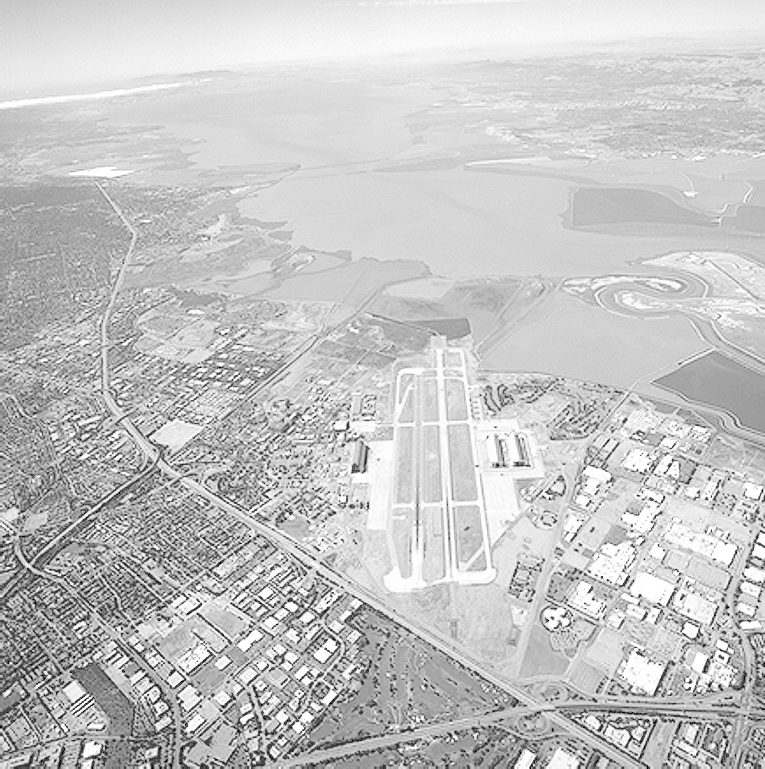
#> input picture resources/runway.png, 765 x 769 px, found by its file name
$ python 06.py
#> lines starting #> are read from the running program, lines starting #| are printed output that depends on the picture
from typing import Tuple
import cv2 as cv
import numpy as np
import matplotlib.pyplot as plt

def get_derivative_of_gaussian(kernel_size: int, sigma: float) -> Tuple[np.ndarray, np.ndarray]:
    ax = np.linspace(-(kernel_size // 2), kernel_size // 2, kernel_size)
    Y, X = np.meshgrid(ax, ax)
    standard_gaussian = np.exp(-(X**2 + Y**2) / (2 * sigma**2)) # constant factor omitted since we normalize later

    # DoG: dG/dZ = - (Z / sigma^2) * G(.)
    kernel_X = - (X / (sigma**2)) * standard_gaussian
    kernel_Y = - (Y / (sigma**2)) * standard_gaussian

    # L1 normalization (i.e., sum of absolute values)
    normalized_kernel_X = kernel_X / np.sum(np.abs(kernel_X))
    normalized_kernel_Y = kernel_Y / np.sum(np.abs(kernel_Y))
    return normalized_kernel_X, normalized_kernel_Y

def normalize_image(image: np.ndarray) -> np.ndarray:
    min_val = np.min(image)
    max_val = np.max(image)
    normalized = (image - min_val) * (255.0 / (max_val - min_val))
    return normalized.astype(np.uint8)

def main():
    kernel_5x5_X, kernel_5x5_Y = get_derivative_of_gaussian(5, 2)
    print(f"5x5 DoG Kernel (sigma=2) - X direction: \n{np.round(kernel_5x5_X, 3)}")
    print(f"5x5 DoG Kernel (sigma=2) - Y direction: \n{np.round(kernel_5x5_Y, 3)}")

    kernel_51x51_X, kernel_51x51_Y = get_derivative_of_gaussian(51, 8)
    grid = np.linspace(-25, 25, 51)
    X, Y = np.meshgrid(grid, grid)
    fig1 = plt.figure(figsize=(18, 10))

    ax1 = fig1.add_subplot(111, projection='3d')
    ax1.plot_surface(X, Y, kernel_51x51_X, cmap='coolwarm')
    ax1.set_title("Derivative of Gaussian (X)")
    ax1.set_zlabel("Amplitude")

    im = cv.imread('resources/runway.png', cv.IMREAD_GRAYSCALE)
#> im is the input picture: shape (769, 765); min 0, max 255, mean 197.1
    assert im is not None, "Image not found!"
    # set ddepth to CV_64F to avoid overflow/underflow, if set -1, it will be converted to uint8 & below 0
    # and above 255 will be truncated to 0 and 255 respectively -> so lose information
    nabla_X_manual = cv.filter2D(im, cv.CV_64F, kernel_5x5_X)
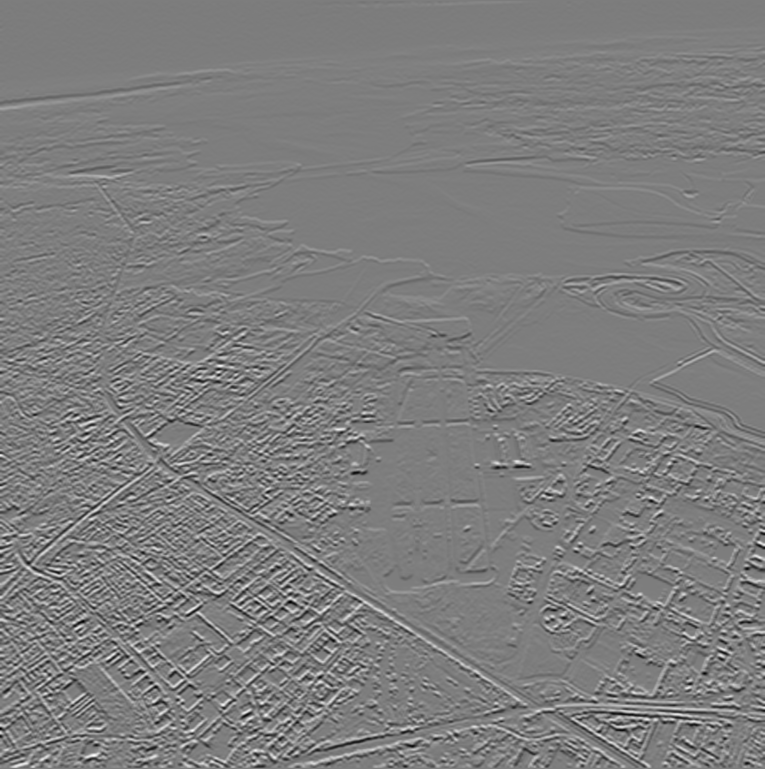
#> nabla_X_manual: shape (769, 765) float64; min -93.09, max 95.59, mean 0.1; drawn with min black and max white
    nabla_Y_manual = cv.filter2D(im, cv.CV_64F, kernel_5x5_Y)
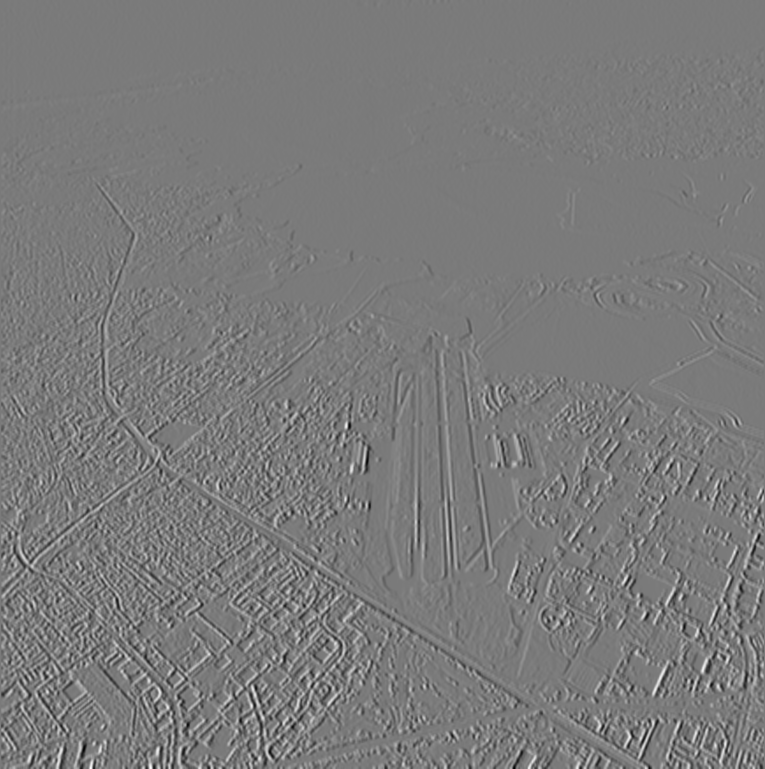
#> nabla_Y_manual: shape (769, 765) float64; min -98.83, max 106.3, mean 0; drawn with min black and max white
    mag_manual = cv.magnitude(nabla_X_manual, nabla_Y_manual)
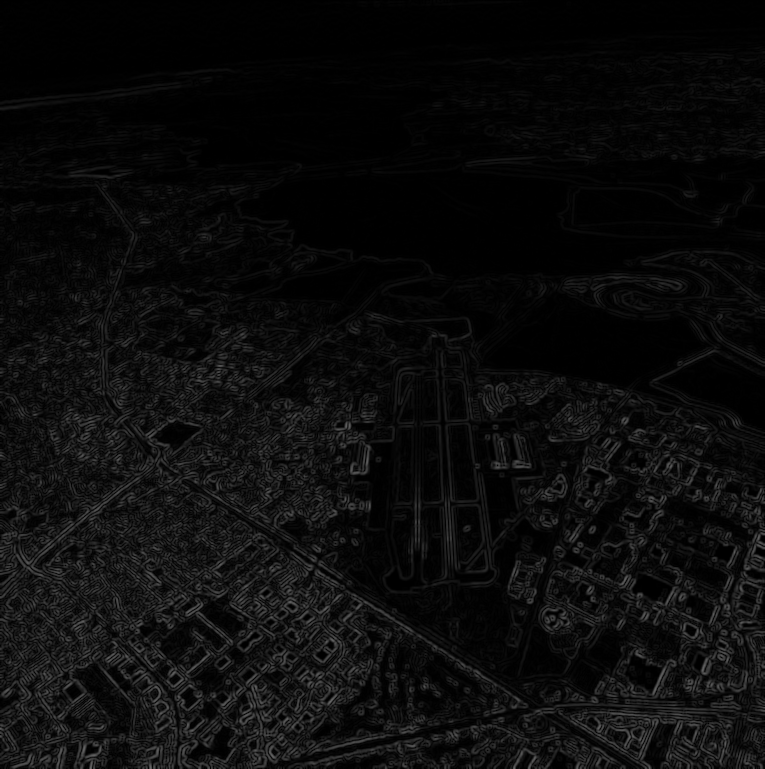
#> mag_manual: shape (769, 765) float64; min 2.34e-15, max 106.3, mean 12.1

    nabla_X_cv = cv.Sobel(im, cv.CV_64F, 0, 1, ksize=5)
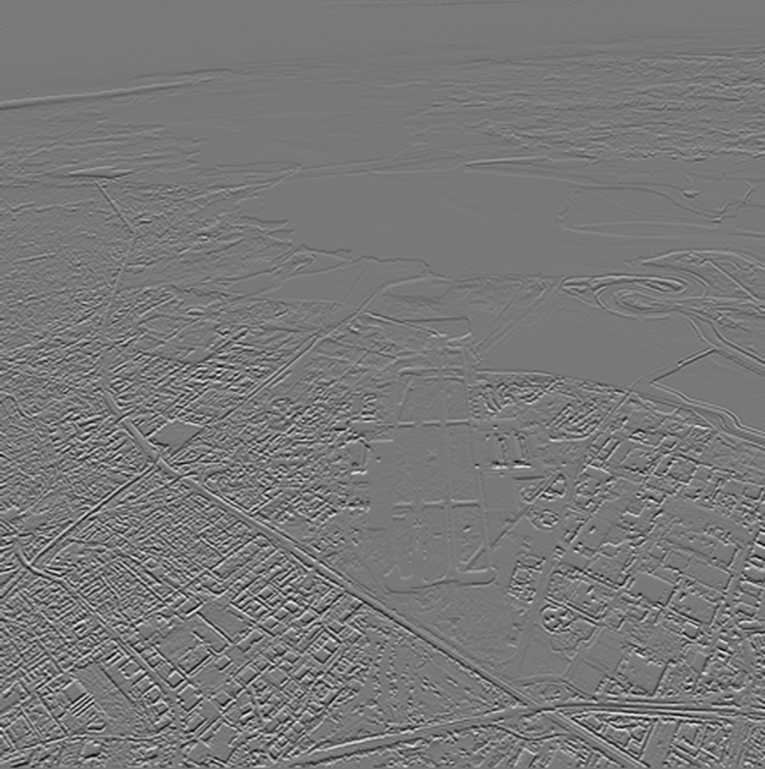
#> nabla_X_cv: shape (769, 765) float64; min -8941, max 9904, mean -11.7; drawn with min black and max white
    nabla_Y_cv = cv.Sobel(im, cv.CV_64F, 1, 0, ksize=5)
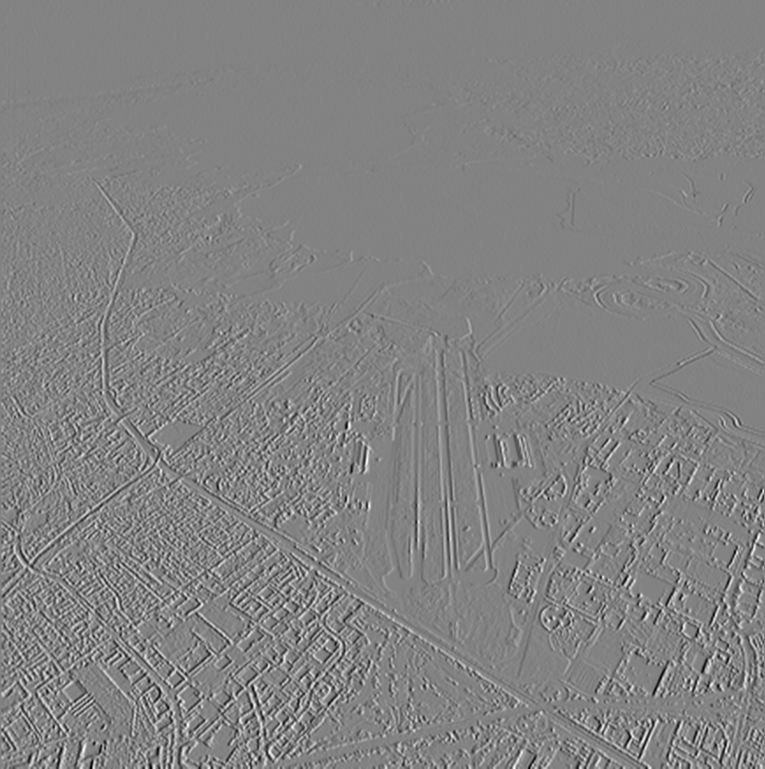
#> nabla_Y_cv: shape (769, 765) float64; min -9652, max 9177, mean 3.9; drawn with min black and max white
    mag_cv = cv.magnitude(nabla_X_cv, nabla_Y_cv)
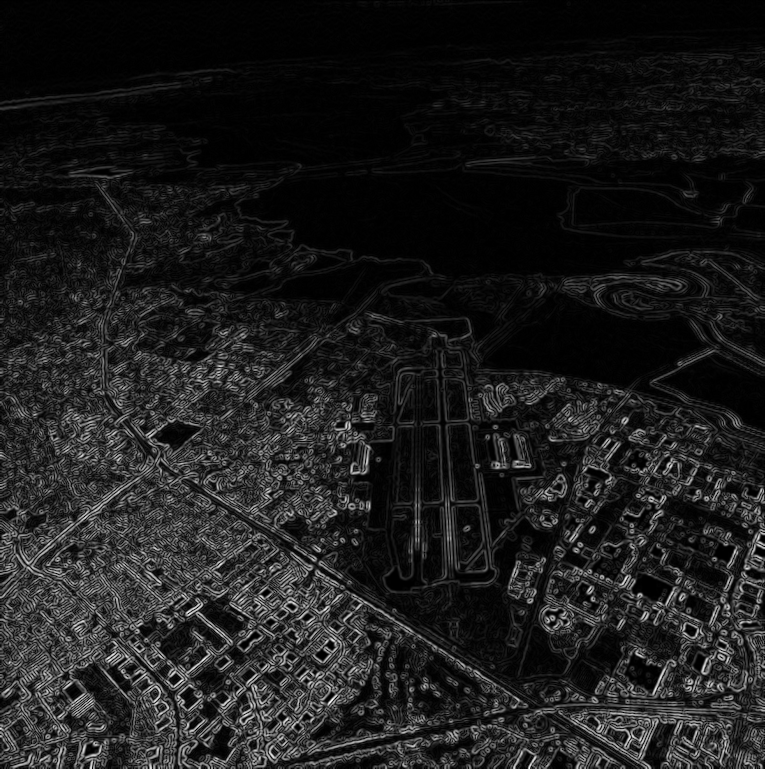
#> mag_cv: shape (769, 765) float64; min 0, max 10805.4, mean 1251.6; drawn with min black and max white

    fig2 = plt.figure(figsize=(18, 10))

    ax2 = fig2.add_subplot(2, 3, 1)
    ax2.imshow(normalize_image(nabla_X_manual), cmap='gray')
#> in normalize_image, `min_val = np.min(image)`: min_val = -93.09
#> in normalize_image, `max_val = np.max(image)`: max_val = 95.59
    ax2.set_title("Manual DoG (X-Grad)")
    ax2.axis('off')

    ax2 = fig2.add_subplot(2, 3, 2)
    ax2.imshow(normalize_image(nabla_Y_manual), cmap='gray')
    ax2.set_title("Manual DoG (Y-Grad)")
    ax2.axis('off')

    ax3 = fig2.add_subplot(2, 3, 3)
    ax3.imshow(normalize_image(mag_manual), cmap='gray')
    ax3.set_title("Manual DoG Magnitude")
    ax3.axis('off')

    ax4 = fig2.add_subplot(2, 3, 4)
    ax4.imshow(normalize_image(nabla_X_cv), cmap='gray')
    ax4.set_title("OpenCV Sobel (X-Grad)")
    ax4.axis('off')

    ax4 = fig2.add_subplot(2, 3, 5)
    ax4.imshow(normalize_image(nabla_Y_cv), cmap='gray')
    ax4.set_title("OpenCV Sobel (Y-Grad)")
    ax4.axis('off')

    ax5 = fig2.add_subplot(2, 3, 6)
    ax5.imshow(normalize_image(mag_cv), cmap='gray')
    ax5.set_title("OpenCV Sobel Magnitude")
    ax5.axis('off')

    plt.tight_layout()
    plt.show()
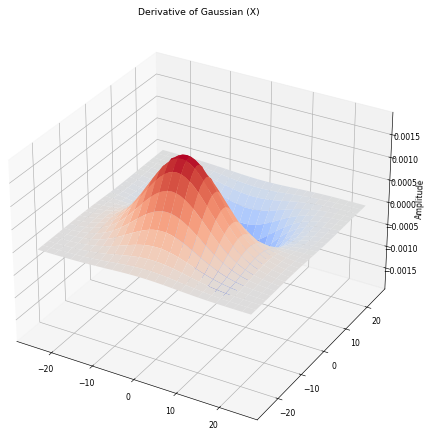
#> figure drawn by matplotlib, 1 panel
main()

$ run again, with resources/cat.png copied over resources/runway.png
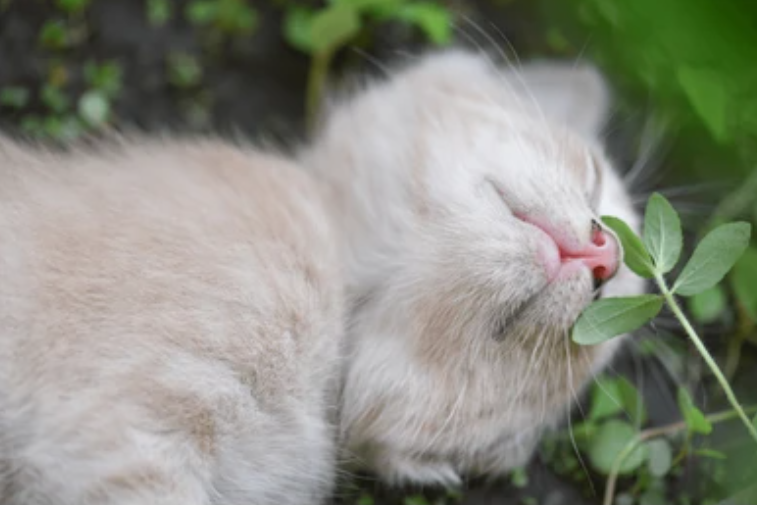
#> input picture resources/cat.png, 757 x 505 px, found by its file name
#> in main, `mag_manual = cv.magnitude(nabla_X_manual, nabla_Y_manual)`:
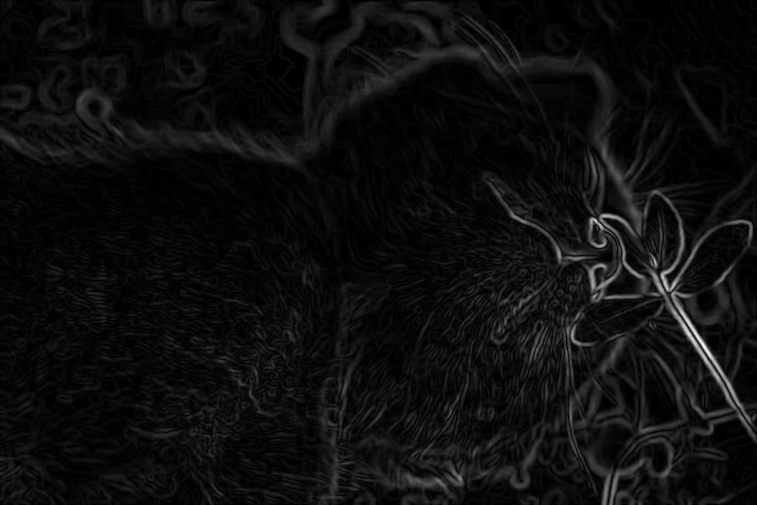
#> mag_manual: shape (505, 757) float64; min 1.08e-16, max 68.47, mean 3.9; drawn with min black and max white
#> in main, `nabla_Y_cv = cv.Sobel(im, cv.CV_64F, 1, 0, ksize=5)`:
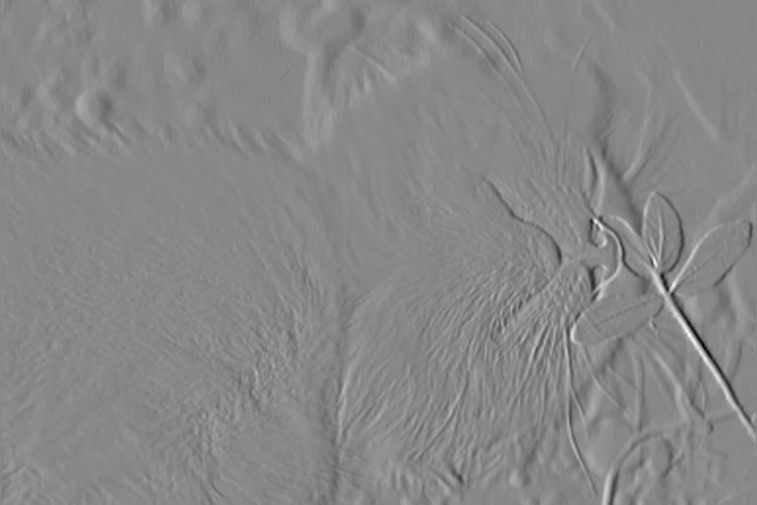
#> nabla_Y_cv: shape (505, 757) float64; min -5558, max 4868, mean -10.7; drawn with min black and max white
#> min_val = -42.51
#> max_val = 47.17
